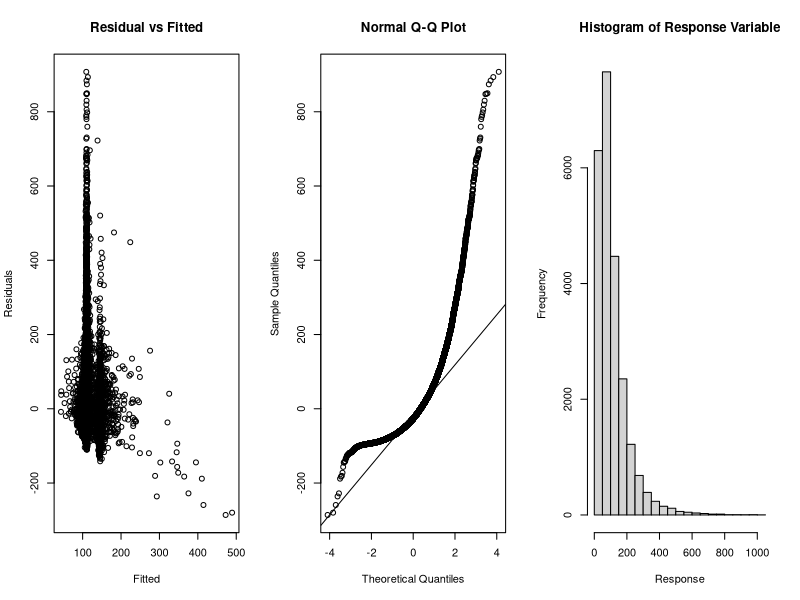
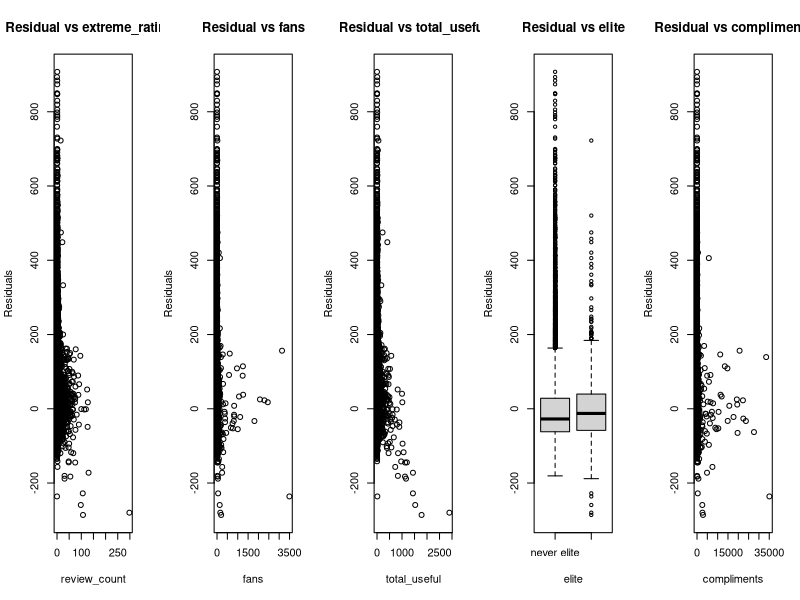

These figures' R source, in order: (Note: this script raises an error after producing the figures.)
## ---- chunk 1
library(readr)
library(tidyverse)
library(dplyr)
library(MASS)
# install.packages("car")
library(car)
## ---- chunk 2
data <- read.csv("yelp_data.csv")
data <- data[complete.cases(data), ]
## ---- chunk 3
check_normality <- function(model, response) {
  par(mfrow = c(1, 3))
  plot(x = fitted(model), y = resid(model), main = "Residual vs Fitted",
       xlab = "Fitted", ylab = "Residuals")

  qqnorm(resid(model))
  qqline(resid(model))

  hist(response, xlab = "Response", main = "Histogram of Response Variable")
}
## ---- chunk 4
og_model <- lm(average_word_count ~ extreme_ratings + fans + total_useful +
                 elite + compliments, data = data)

check_normality(og_model, data$average_word_count)
## ---- chunk 5
# par(mfrow= c(2, 4))
# hist(data$average_word_count, xlab = "average_word_count")
# hist(data$average_useful, xlab = "average_useful", breaks=c(0,2,4,6,8,10,20,70))
# hist(data$total_useful, xlab = "total_useful")
# hist(data$extreme_ratings, xlab = "extreme_ratings")
# hist(data$fans, xlab = "fans")
# hist(data$review_count, xlab = "review_count")
# hist(data$compliments, xlab = "compliments")
## ---- chunk 6
r <- resid(og_model)
par(mfrow = c(1, 5))
plot(x = data$extreme_ratings, y = r, main = "Residual vs extreme_ratings",
       xlab = "review_count", ylab = "Residuals")
plot(x = data$fans, y = r, main = "Residual vs fans",
       xlab = "fans", ylab = "Residuals")
plot(x = data$total_useful, y = r, main = "Residual vs total_useful",
       xlab = "total_useful", ylab = "Residuals")
boxplot(r ~ data$elite, main = "Residual vs elite",
       xlab = "elite", ylab = "Residuals", names=c("never elite", "elite"))
plot(x = data$compliments, y = r, main = "Residual vs compliments",
       xlab = "compliments", ylab = "Residuals")
## ---- chunk 7
trans_word_count <- data$wordcount ^ (-1/2)
model1 <- lm(trans_word_count ~ extreme_ratings + fans + total_useful +
                 elite + compliments, data = data)
## ---- chunk 8
data$total_useful[data$total_useful == 0] = 0.000001
data$extreme_ratings[data$extreme_ratings == 0] = 0.000001
data$average_word_count[data$average_word_count == 0] = 0.000001
data$fans[data$fans == 0] = 0.000001
data$compliments[data$compliments == 0] = 0.000001

summary(powerTransform(cbind(data[, c(3, 4, 5, 6, 10)])))
## ---- chunk 9
bc_extreme_ratings <- data$extreme_ratings ** 1/3
bc_fans <- data$fans ** -1/3
bc_compliments <- data$compliments ** -1.3
## ---- chunk 10
model1 <- lm(average_word_count ~ bc_extreme_ratings + fans + total_useful +
                 elite + compliments, data = data)
model2 <- lm(average_word_count ~ extreme_ratings + bc_fans + total_useful +
                 elite + compliments, data = data)
model3 <- lm(average_word_count ~ extreme_ratings + fans + total_useful +
                 elite + bc_compliments, data = data)
model4 <- lm(average_word_count ~ bc_extreme_ratings + bc_fans + total_useful +
                 elite + bc_compliments, data = data)

# not using these as they look the same
# check_normality(model1, data$average_word_count)
# check_normality(model2, data$average_word_count)
# check_normality(model3, data$average_word_count)
check_normality(model4, data$average_word_count)
## ---- chunk 11
par(mfrow = c(2, 2))
plot(resid(model4) ~ fitted(model4), main = "All Transformed")
plot(resid(og_model) ~ fitted(og_model), main = "Untransformed")
plot(resid(model4) ~ data$average_word_count, main = "All Transformed")
plot(resid(og_model) ~ data$average_word_count, main = "Untransformed")
## ---- chunk 12
par(mfrow = c(3, 4))
plot(resid(model3) ~ fitted(model3), main = "All Transformed")
plot(resid(model2) ~ fitted(model2), main = "Transformed X")
plot(resid(model1) ~ fitted(model1), main = "Transformed Y")
plot(resid(og_model) ~ fitted(og_model), main = "Untransformed")
plot(resid(model3) ~ bc_review_count, main = "All Transformed")
plot(resid(model2) ~ bc_average_stars, main = "Transformed X")
plot(resid(model1) ~ data$review_count, main = "Transformed Y")
plot(resid(og_model) ~ data$review_count, main = "Untransformed")
## ---- chunk 13
plot(data$average_word_count ~ fitted(model4))
df <- data[c(3, 4, 6, 8, 10)]
pairs(df)
